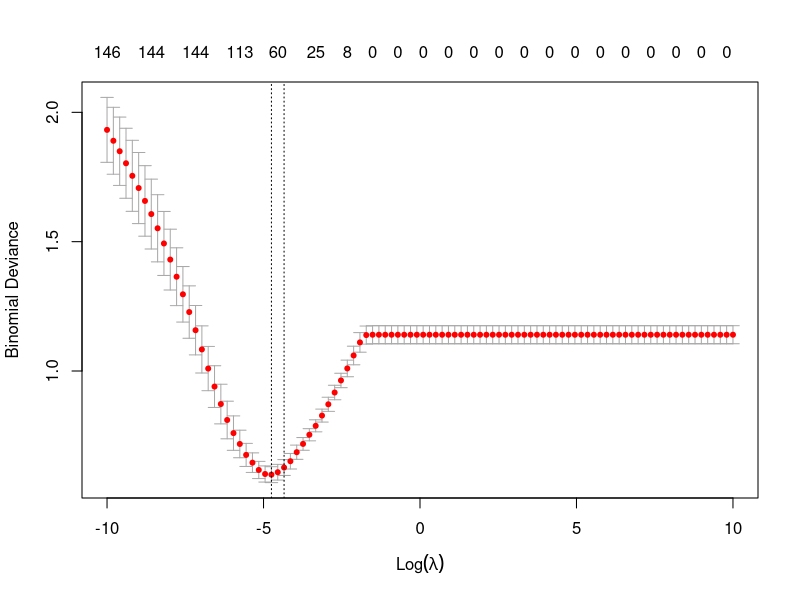
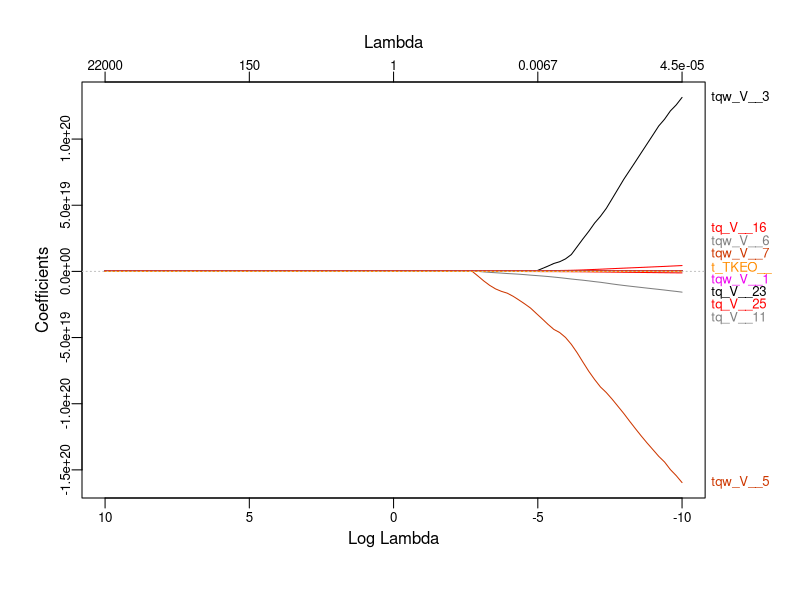

Reproduce these figures in R, in order.
library(tidyverse)
library(glmnet)
library(plotmo)
data = read_csv2("./data/train.csv")[,-c(1,2)] %>% 
  mutate(class = factor(class))
str(data)
X = model.matrix(class ~., data)[,-1]
y = data$class

set.seed(1)
cv.lasso = cv.glmnet(X,y, alpha = 1, lambda =  exp(seq(-10, 10, length = 100)), family = "binomial", nfolds = 5)
cv.lasso$lambda.min
cv.lasso$cvm %>% min # The mean cross-validated error - a vector of length length(lambda).
plot(cv.lasso)
plot_glmnet(cv.lasso$glmnet.fit)

predict(cv.lasso, s = "lambda.min", type = "coefficients")

cv_error = matrix( ncol = 100, nrow = 10)
alpha_grid = c(0,0.1,0.2,0.3,0.4,0.5,0.6,0.7,0.8,0.9)
cv.enet = list()
for (i in 1:10) {
  set.seed(1)
  cv.enet[[i]] = cv.glmnet(X,y, alpha = alpha_grid[i], lambda =  exp(seq(-10, 10, length = 100)), family = "binomial", nfolds = 5)
  cv_error[i,] = cv.enet[[i]]$cvm
}

min(cv_error) # alpha = 0.7, lambda =94.20324# exp(seq(-10, 10, length = 100))[73]
